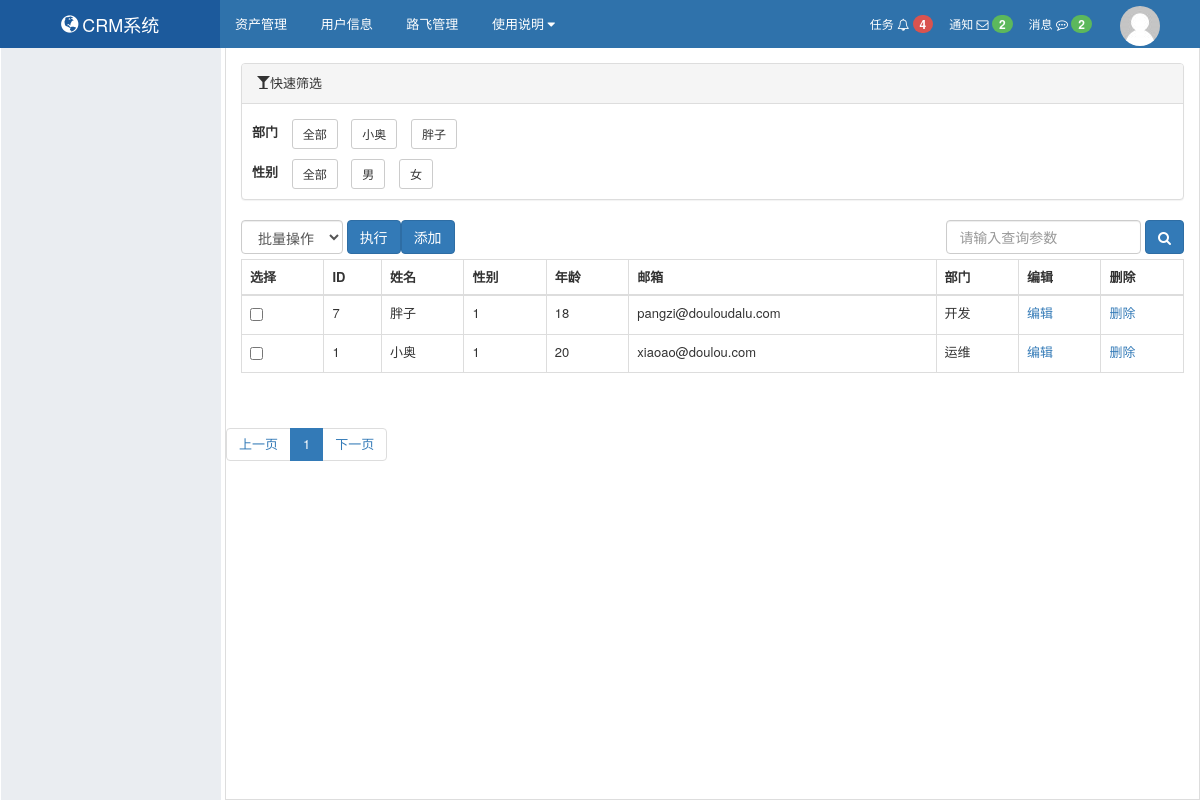
The page /stark/app01/userinfo/list/ on the database as committed earlier.
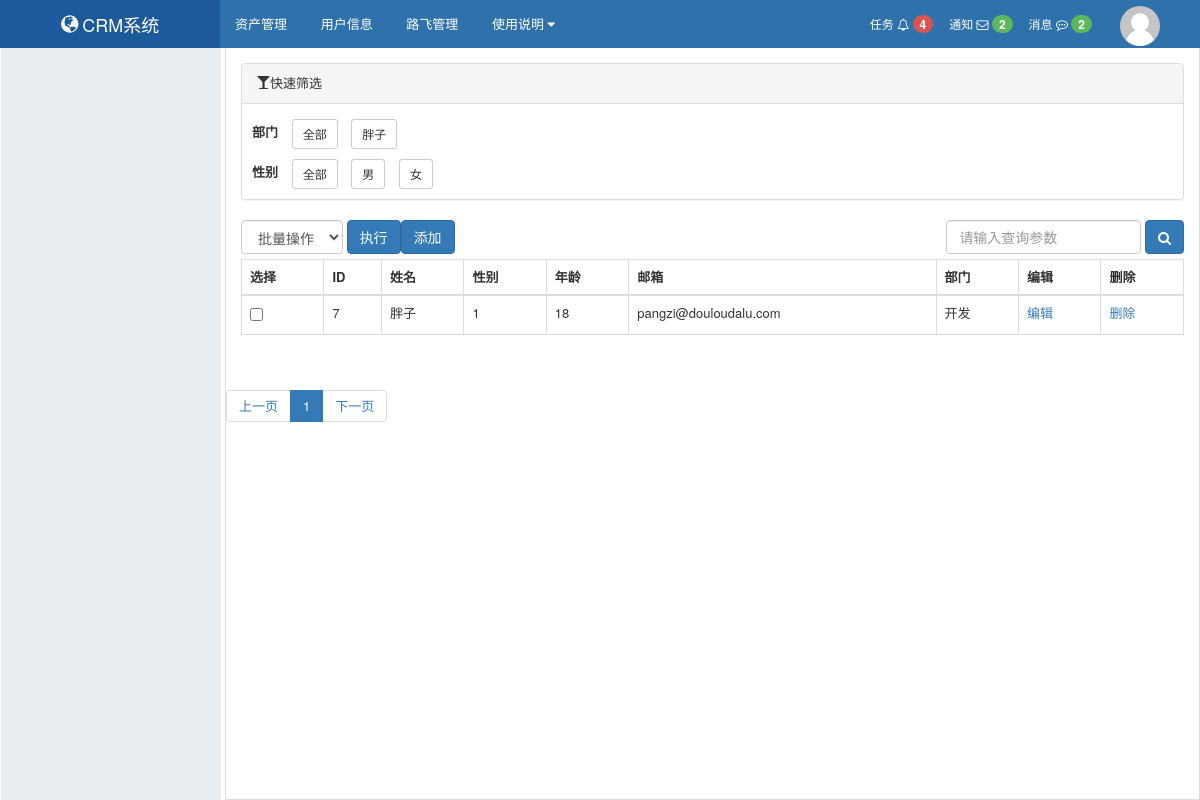
The same page on the database as committed later.
### app01/models.py (models this page shows)
class Depart(models.Model):
    title = models.CharField(verbose_name='部门名称', max_length=32)
    def __str__(self):
        return self.title

class UserInfo(models.Model):
    my_choices = [("1", '男'), ("2", "女")]
    name = models.CharField(verbose_name='姓名', max_length=32)
    age = models.CharField(verbose_name='年龄', max_length=32)
    sex = models.CharField(choices=my_choices, default="1", max_length=32 ,verbose_name='性别')
    email = models.CharField(verbose_name='邮箱', max_length=32)
    depart = models.ForeignKey(verbose_name='部门', to='Depart', on_delete=models.CASCADE)
    def __str__(self):
        return self.name

### stark/service/cust_include.py (the view)
    def list_view(self, request, *args, **kwargs):
        action_list = self.get_action_list()
        action_dict = {item.__name__: item.text for item in action_list}
        if request.method == "POST":
            action_name = request.POST.get('action')
            if action_name != '' and action_name in action_dict:
                action_response = getattr(self, action_name)(request, *args, **kwargs)
                if action_response:
                    return action_response
        search_list = self.get_search_list()
        search_value = request.GET.get('q', '')
        conn = Q()
        conn.connector = "OR"
        if search_value:
            for item in search_list:
                conn.children.append((item, search_value))
        order_list = self.get_order_list()
        query_set = self.model_class.objects.filter(conn).order_by(*order_list)
        all_count = query_set.count()
        current_page_num = request.GET.get("page", 1)
        query_params = request.GET.copy()
        query_params._mutable = True
        pager = Pagination(
            current_page=request.GET.get('page'),
            all_count=all_count,
            base_url=request.path_info,
            query_params=query_params,
            per_page=self.per_page_count,
        )
        data_list = query_set[pager.start:pager.end]
        display_columns = self.get_list_display()
        header_list = []
        for key_or_func in display_columns:
            if isinstance(key_or_func, FunctionType):
                header_list.append(key_or_func(self, obj=None, is_header=True))
                continue
            if display_value := self.model_class._meta.get_field(key_or_func).verbose_name:
                header_list.append(display_value)
        body_list = []
        for row in data_list:
            tr_list = []
            if display_columns:
                for key_or_func in display_columns:
                    if isinstance(key_or_func, FunctionType):
                        tr_list.append(key_or_func(self, row, is_header=False))
                        continue
                    if row_item := getattr(row, key_or_func):
                        tr_list.append(row_item)
            else:
                tr_list.append(row)
            body_list.append(tr_list)
        search_group = []
        search_columns = self.get_search_group()
        for search_item in search_columns:
            row = search_item.run(self.model_class, request, *args, **kwargs)
            search_group.append(row)
        result = {'header_list': header_list,
                  'body_list': body_list,
                  "current_page_num": current_page_num,
                  'pager': pager,
                  'add_btn': self.get_add_btn(),
                  'search_value': search_value,
                  'search_list': search_list,
                  'action_dict': action_dict,
                  'search_group': search_group
                  }
        return render(request, 'list.html', result)

### stark/service/cust_include.py (called while the page is built)
    def get_condition(self, request, *args, **kwargs):
        return self.condition

    def run(self, model_class, request, *args, **kwargs):
        field_obj = model_class._meta.get_field(self.filed)
        verbose_name = field_obj.verbose_name
        if isinstance(field_obj, ForeignKey) or isinstance(field_obj, ManyToManyField):
            db_condition = self.get_condition(request, *args, **kwargs)
            search_group_list = field_obj.model.objects.filter(**db_condition)
        else:
            self.is_choice = True
            search_group_list = field_obj.choices
        return SearchGroupItem(verbose_name, self.get_text(search_group_list))

    def get_text(self, search_group_list):
        if self.text_func:
            return [self.text_func(item) for item in search_group_list]
        if self.is_choice:
            return [item[1] for item in search_group_list]
        return [str(item) for item in search_group_list]

    def get_search_group(self):
        return self.search_group

    def get_action_list(self):
        return self.action_list

    def get_search_list(self):
        return self.search_list

### stark/templates/list.html (shortened to what this page needs)
{% extends 'layout.html' %}
{% block content %}
    <div class="luffy-container">
        {% if search_group %}
            <div class="panel panel-default">
                <div class="panel-heading"><span class="glyphicon glyphicon-glass" aria-hidden="true"></span>快速筛选</div>
                <div class="panel-body " style="padding-bottom: 0;">
                    {% for row in search_group %}
                        <div class="list-inline">
                         {% for foo in row %}
                            {{ foo|safe }}
                        {% endfor %}
                        </div>
                    {% endfor %}
                </div>
            </div>
        {% endif %}
        {% if search_list %}
            <div style="float: right">
                <form method="get" class="form-inline">
                    <div class="form-group">
                        <input class="form-control" type="text" name="q" value="{{ search_value }}"
                               placeholder="请输入查询参数">
                        <button class="btn btn-primary" type="submit">
                            <i class="fa fa-search" aria-hidden="true"></i>
                        </button>
                    </div>
                </form>
            </div>
        {% endif %}
        <form method="post">
            {% if action_dict %}
                <div style="float: left">
                    <div class="form-inline">
                        <div class="form-group">
                            <select class="form-control" name="action">
                                <option>批量操作</option>
                            </select>
                            <button type="submit" class="btn btn-primary">执行</button>
                        </div>
                    </div>
                </div>
            {% endif %}
            {% if add_btn %}
                <div style="margin: 5px 0;">
                    {{ add_btn|safe }}
                </div>
            {% endif %}
            <table class="table table-bordered">
                <thead>
                <tr>
                    {% for item in header_list %}
                        <th>{{ item }}</th>
                    {% endfor %}
                </tr>
                </thead>
                <tbody>
                {% for row in body_list %}
                    <tr>
                        {% for ele in row %}
                            <td>{{ ele }}</td>
                        {% endfor %}
                    </tr>
                {% endfor %}
                </tbody>
            </table>
    </div>
    <nav>
        <ul class="pagination">
            {{ pager.page_html|safe }}
        </ul>
    </nav>
{% endblock %}

Rows that differ between the two databases and show on the page:
no longer on this page (row unchanged): Depart: row "1" "1" "编辑" "删除", title "运维"
removed UserInfo: row "小奥" "20" "xiaoao@doulou.com"
Other text that changed with them:
list line gone: "小奥"
